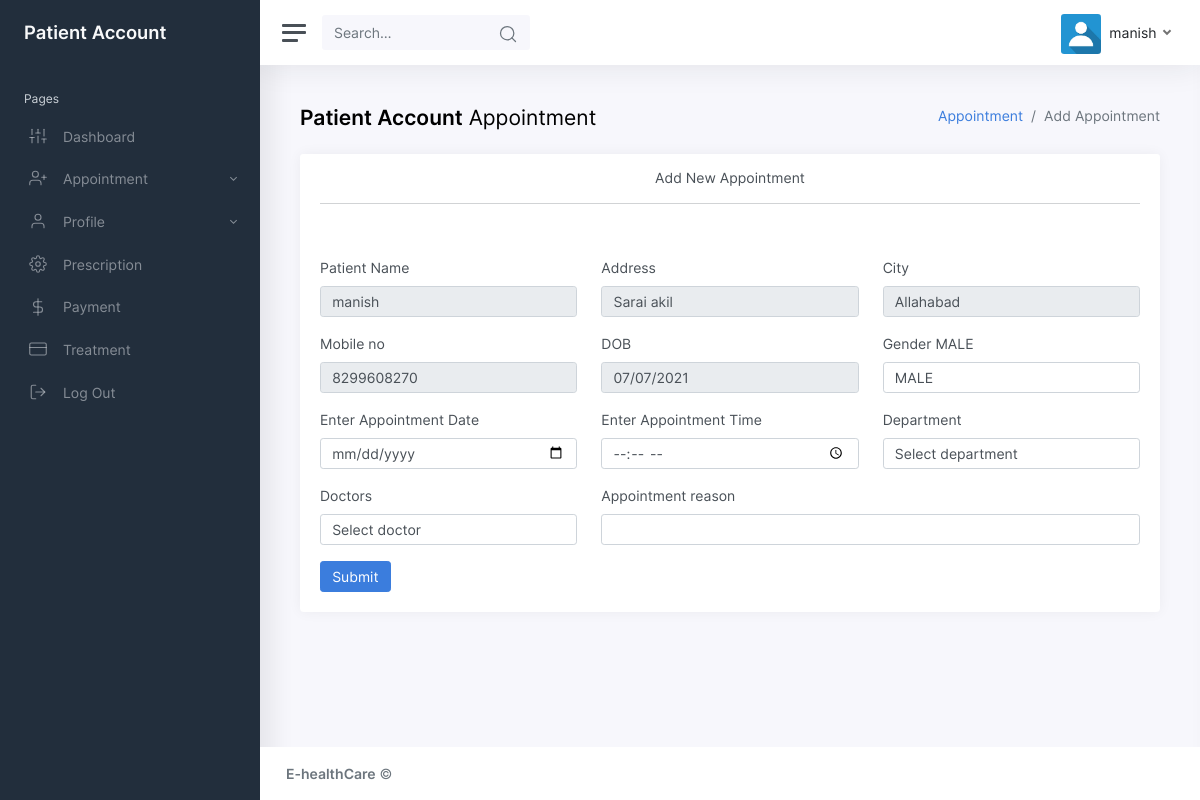
The page /users/patientappointment.php (signed in) on the database its author committed.
### tables this page shows
CREATE TABLE `patient` (
  `patientid` int(10) NOT NULL,
  `patientname` varchar(50) NOT NULL,
  `admissiondate` date NOT NULL,
  `admissiontime` time NOT NULL,
  `address` varchar(250) NOT NULL,
  `mobileno` varchar(15) NOT NULL,
  `city` varchar(25) NOT NULL,
  `pincode` varchar(20) NOT NULL,
  `loginid` varchar(50) NOT NULL,
  `password` varchar(25) NOT NULL,
  `bloodgroup` varchar(20) NOT NULL,
  `gender` varchar(10) NOT NULL,
  `dob` date NOT NULL,
  `status` varchar(10) NOT NULL
);

### users/patientappointment.php (the view, shortened to what this page needs)
<?php
if(!isset($_SESSION['patientid']))
{
  echo "<script>window.location='http://localhost/e-health/login_page.php';</script>";
}
else
{
if(isset($_SESSION['patientid']))
{
$readonly = " readonly";
}
?>
<!DOCTYPE html>
<html lang="en">
<head>
	<link href="css/app.css" rel="stylesheet">
</head>
<body>
	<div class="wrapper">
		<?php include("header1.php");?>
		<div class="main">
			<?php include("header.php");?>
			<main class="content">
				<div class="container-fluid p-0">
					<div class="row mb-2 mb-xl-3">
						<div class="col-auto d-none d-sm-block">
							<h3><strong>Patient Account</strong> Appointment</h3>
						</div>
						<div class="col-auto ml-auto text-right mt-n1">
							<nav aria-label="breadcrumb">
								<ol class="breadcrumb bg-transparent p-0 mt-1 mb-0">
									<li class="breadcrumb-item"><a href="#">Appointment</a></li>
									<li class="breadcrumb-item active" aria-current="page">Add Appointment</li>
								</ol>
							</nav>
						</div>
					</div>
					<div class="col-md-12">
							<div class="card">
								<div class="card-header">
									<h2 class="card-title text-center">Add New Appointment</h2>
									<hr>
								</div>
								<div class="card-body">
									 <?php
if(isset($_POST[submit]))
{
	if(mysqli_num_rows($qsqlappointment) >= 1)
	{
			echo "<h2>Appointment already scheduled for ". date("d-M-Y", strtotime($_POST[appointmentdate])) . " " . date("H:i A", strtotime($_POST[appointmenttime])) . " .. </h2>";
	}
	else
	{
		if(isset($_SESSION[patientid]))
		{
			echo "<h2>Appointment taken successfully.. </h2>";
			echo "<p>Appointment record is in pending process. Kinldy check the appointment status. </p>";
			echo "<p> <a href='viewappointment.php'>View Appointment record</a>. </p>";
		}
		else
		{
			echo "<h2>Appointment taken successfully.. </h2>";
			echo "<p>Appointment record is in pending process. Please wait for confirmation message.. </p>";
			echo "<p> <a href='http://localhost/e-health/login_page.php'>Click here to Login</a>. </p>";
		}
	}
}
else
{
 ?>
									<form method="post" action="" name="frmpatapp" onSubmit="return validateform()">
										<div class="row">
											<div class="mb-3 col-md-4">
												<label class="form-label" for="patiente">Patient Name</label>
												<input type="text" class="form-control" name="patiente" id="patiente" value="<?php echo $rspatient[patientname];  ?>"  <?php echo $readonly; ?>>
											</div>
											<div class="mb-3 col-md-4">
												<label class="form-label" for="textarea">Address</label>
												<input type="text" class="form-control" name="textarea" id="textarea" value="<?php echo $rspatient[address];  ?>" <?php echo $readonly; ?>>
											</div>
										<div class="mb-3 col-md-4">
											<label class="form-label" for="city">City</label>
											<input type="text" class="form-control" name="city" id="city" value="<?php echo $rspatient[city];  ?>" <?php echo $readonly; ?>>
										</div>
										<div class="mb-3 col-md-4" >
											<label class="form-label" for="mobileno">Mobile no</label>
											<input type="text" class="form-control" name="mobileno" id="mobileno" value="<?php echo $rspatient[mobileno];  ?>" <?php echo $readonly; ?>  >
										</div>
											<div class="mb-3 col-md-4">
												<label class="form-label" for="dob">DOB</label>
												<input type="date" name="dob" id="dob" class="form-control" value="<?php echo $rspatient[dob]; ?>" <?php echo $readonly; ?>>
											</div>
											<div class="mb-3 col-md-4">
												<label class="form-label" name="select6" id="select6">Gender</label>
												<?php
		  if(isset($_SESSION[patientid]))
		  {
			  echo $rspatient[gender];
		 ?>
												<select id="select6" class="form-control">
                                                   <?php
                    echo "<option selected value='$rspatient[gender];'>$rspatient[gender]</option>";
                }
                ?>
                                                 </select>
											</div>
											<div class="mb-3 col-md-4">
												<label class="form-label" for="appointmentdate">Enter Appointment Date</label>
												<input type="date" class="form-control" name="appointmentdate" id="appointmentdate" min="<?php echo date("Y-m-d"); ?>"  required>
											</div>
										<div class="mb-3 col-md-4">
											<label class="form-label" for="appointmenttime">Enter Appointment Time</label>
											<input type="time" class="form-control" name="appointmenttime" id="appointmenttime" required>
										</div>
										<div class="mb-3 col-md-4">
												<label class="form-label" for="department">Department</label>
												<select  class="form-control"  name="department" id="department" onchange="loaddoctor(this.value)" required>
                <option value="">Select department</option>
              </select>
											</div>
											<div class="mb-3 col-md-4">
												<label class="form-label" for="doct">Doctors</label>
												<div  id="divdoc" >
												<select name="doct" id="doct" class="form-control" required>
                <option value="">Select doctor</option>
              </select>                      </div>
											</div>
											<div class="mb-3 col-md-8">
												<label class="form-label" for="app_reason">Appointment reason</label>
												<input type="text" class="form-control" name="app_reason" required>
											</div>
										<div>
										<button type="submit" name="submit" id="submit" class="btn btn-primary">Submit</button>
										</div>
									</form>
								</div>
							</div>
							<?php
}
}
?>
						</div>
				</div class="clear">
			</main>
			<?php include("footer.php");?>
		</div>
	</div>
</body>
</html>

### users/header.php (shortened to what this page needs)
<?php
include("dbconnection.php");
if(!isset($_SESSION['patientid']))
{
  echo "<script>window.location='patientlogin.php';</script>";
}
else
{
?>
  <?php
$sqlpatient = "SELECT * FROM patient WHERE patientid='$_SESSION[patientid]' ";
$qsqlpatient = mysqli_query($con,$sqlpatient);
$rspatient = mysqli_fetch_array($qsqlpatient);
?>
<nav class="navbar navbar-expand navbar-light navbar-bg">
				<a class="sidebar-toggle d-flex">
          <i class="hamburger align-self-center"></i>
        </a>
				<form class="d-none d-sm-inline-block">
					<div class="input-group input-group-navbar">
						<input type="text" class="form-control" placeholder="Search…" aria-label="Search" disabled="">
						<button class="btn" type="button">
              <i class="align-middle" data-feather="search"></i>
            </button>
					</div>
				</form>
				<div class="navbar-collapse collapse">
					<ul class="navbar-nav navbar-align">
						<li class="nav-item dropdown">
							<a class="nav-link dropdown-toggle d-none d-sm-inline-block" href="#" data-toggle="dropdown">
                <img src="img/avatars/Profile1.jpg" class="avatar img-fluid rounded mr-1" alt="Charles Hall" /> <span class="text-dark"><?php echo $rspatient[patientname]; ?></span>
              </a>
						</li>
					</ul>
				</div>
			</nav>
			<?php }?>

### rows shown on the page
patient: patientname "manish", patiente "manish", textarea "Sarai akil", city "Allahabad", mobileno "8299608270", dob "07/07/2021", gender "MALE"
